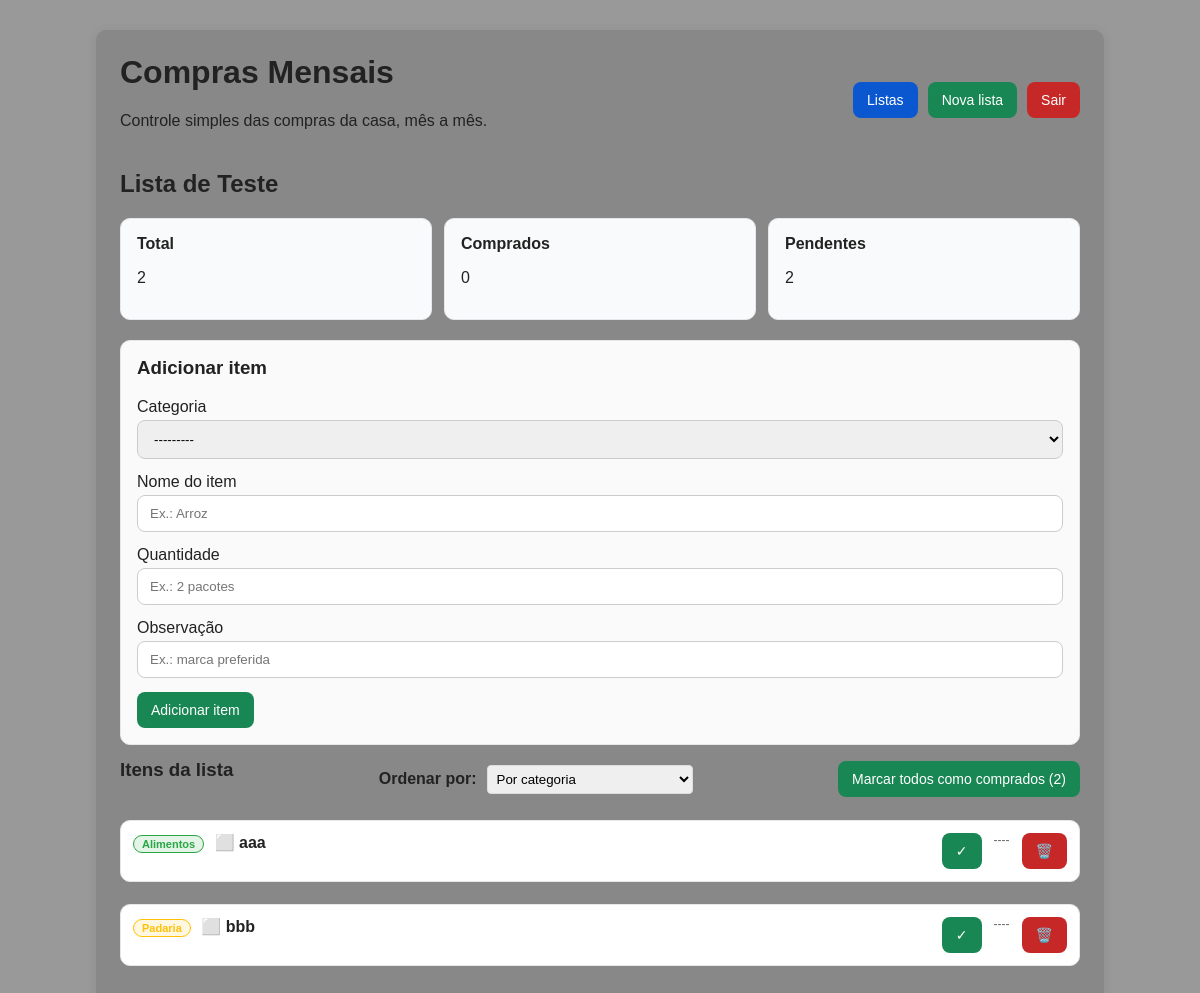
Before: /10/ (signed in) with the older database file.
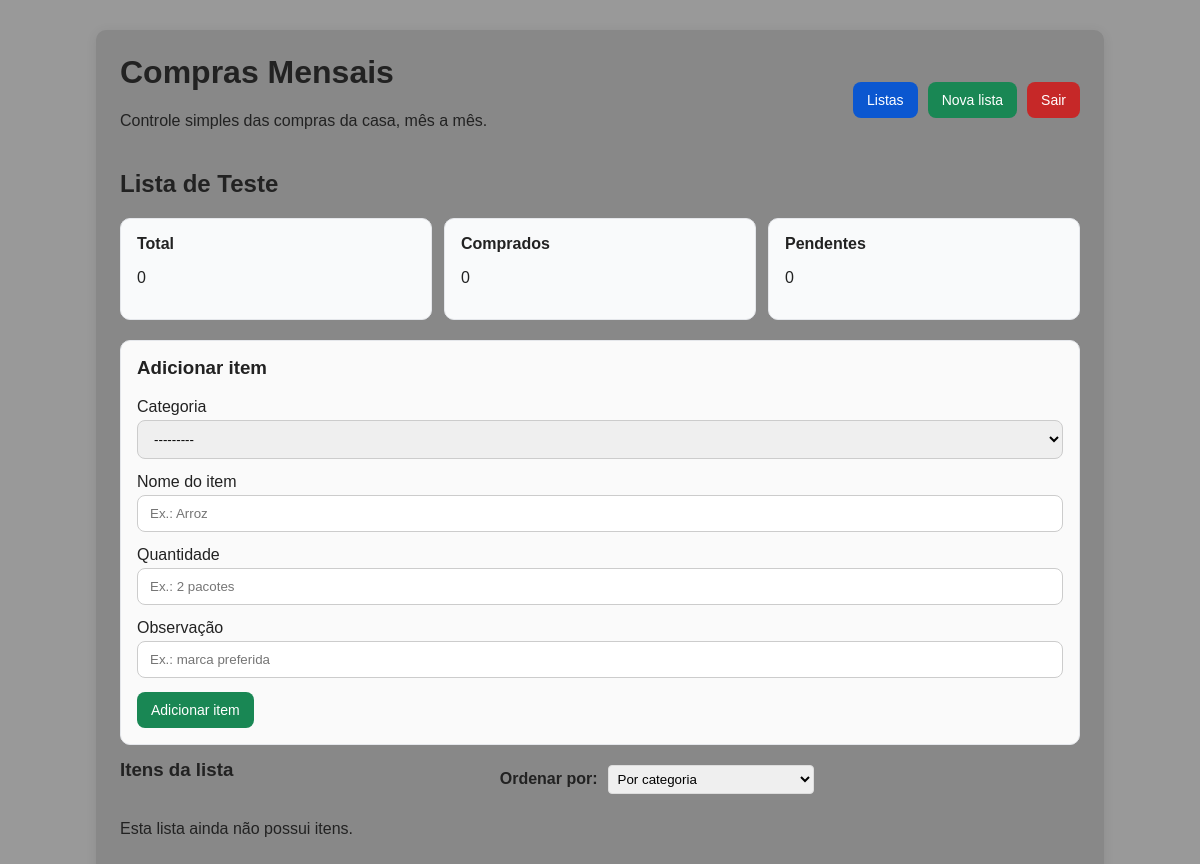
After: the same page with the newer database file.
### compras/models.py (models this page shows, shortened)
class ListaCompraMensal(models.Model):
    MESES = [
        (1, 'Janeiro'),
        (2, 'Fevereiro'),
        (3, 'Março'),
        (4, 'Abril'),
        (5, 'Maio'),
        (6, 'Junho'),
        (7, 'Julho'),
        (8, 'Agosto'),
        (9, 'Setembro'),
        (10, 'Outubro'),
        (11, 'Novembro'),
        (12, 'Dezembro'),
    ]
    mes = models.PositiveSmallIntegerField(choices=MESES, verbose_name='Mês')
    ano = models.PositiveSmallIntegerField(validators=[MinValueValidator(2020)], verbose_name='Ano')
    nome_customizado = models.CharField(max_length=100, blank=True, verbose_name='Nome personalizado')
    anotacao = models.TextField(blank=True, verbose_name='Anotação')
    criado_em = models.DateTimeField(auto_now_add=True, verbose_name='Criado em')
    class Meta:
        constraints = [
            models.UniqueConstraint(fields=['mes', 'ano'], name='unique_mes_ano_lista_compra')
        ]
        ordering = ['-ano', '-mes']
        verbose_name = 'Lista de compra mensal'
        verbose_name_plural = 'Listas de compra mensais'
    def __str__(self):
        return self.nome_customizado if self.nome_customizado else f'{self.get_mes_display()}/{self.ano}'
    @property
    def total_itens(self):
        return self.itens.count()
    @property
    def total_comprados(self):
        return self.itens.filter(comprado=True).count()
    @property
    def total_pendentes(self):
        return self.itens.filter(comprado=False).count()

class ItemCompra(models.Model):
    lista = models.ForeignKey(ListaCompraMensal, on_delete=models.CASCADE, related_name='itens', verbose_name='Lista')
    categoria = models.ForeignKey(Categoria, on_delete=models.SET_NULL, null=True, blank=True, verbose_name='Categoria')
    nome = models.CharField(max_length=100, verbose_name='Nome do item')
    quantidade = models.CharField(max_length=50, blank=True, verbose_name='Quantidade')
    comprado = models.BooleanField(default=False, verbose_name='Comprado')
    observacao = models.CharField(max_length=150, blank=True, verbose_name='Observação')
    criado_em = models.DateTimeField(auto_now_add=True, verbose_name='Criado em')
    class Meta:
        ordering = ['comprado', 'nome']
        verbose_name = 'Item de compra'
        verbose_name_plural = 'Itens de compra'

class Categoria(models.Model):
    nome = models.CharField(max_length=50, unique=True, verbose_name='Nome da categoria')
    cor = models.CharField(max_length=7, default='#007bff', verbose_name='Cor (hexadecimal)')
    criado_em = models.DateTimeField(auto_now_add=True, verbose_name='Criado em')
    class Meta:
        ordering = ['nome']
        verbose_name = 'Categoria'
        verbose_name_plural = 'Categorias'
    def __str__(self):
        return self.nome

### compras/views.py (the view)
# urls.py: path('<int:lista_id>/', views.lista_detail, name='lista_detail'),
@login_required
def lista_detail(request, lista_id):
    lista = get_object_or_404(ListaCompraMensal.objects.prefetch_related('itens'), id=lista_id)
    ordenacao = request.GET.get('ordenacao', 'categoria')
    if ordenacao == 'categoria':
        itens = lista.itens.all().order_by('categoria__nome', 'comprado', 'nome')
    elif ordenacao == 'nome':
        itens = lista.itens.all().order_by('nome', 'comprado')
    else:  # padrão
        itens = lista.itens.all()
    opcoes_ordenacao = [
        ('categoria', 'Por categoria'),
        ('nome', 'Por nome'),
        ('padrao', 'Padrão (comprados primeiro)'),
    ]
    if request.method == 'POST':
        form = ItemCompraForm(request.POST, lista=lista)
        if form.is_valid():
            item = form.save(commit=False)
            item.lista = lista
            item.save()
            messages.success(request, 'Item adicionado com sucesso.')
            return redirect('compras:lista_detail', lista_id=lista.id)
    else:
        form = ItemCompraForm(lista=lista)
    return render(request, 'compras/lista_detalhe.html', {
        'lista': lista,
        'form': form,
        'itens': itens,
        'ordenacao': ordenacao,
        'opcoes_ordenacao': opcoes_ordenacao
    })

### compras/forms.py (shortened to what this page needs)
class ItemCompraForm(forms.ModelForm):
    class Meta:
        model = ItemCompra
        fields = ['categoria', 'nome', 'quantidade', 'observacao']
        widgets = {
            'categoria': forms.Select(attrs={'class': 'form-control'}),
            'nome': forms.TextInput(attrs={'class': 'form-control', 'placeholder': 'Ex.: Arroz'}),
            'quantidade': forms.TextInput(attrs={'class': 'form-control', 'placeholder': 'Ex.: 2 pacotes'}),
            'observacao': forms.TextInput(attrs={'class': 'form-control', 'placeholder': 'Ex.: marca preferida'}),
        }
    def __init__(self, *args, **kwargs):
        self.lista = kwargs.pop('lista', None)
        super().__init__(*args, **kwargs)

### compras/templates/compras/lista_detalhe.html (shortened to what this page needs)
{% extends "compras/base.html" %}
{% block content %}
    <h2>Lista de {{ lista }}</h2>
    <div class="resumo">
        <div class="box">
            <strong>Total</strong>
            <p>{{ lista.total_itens }}</p>
        </div>
        <div class="box">
            <strong>Comprados</strong>
            <p>{{ lista.total_comprados }}</p>
        </div>
        <div class="box">
            <strong>Pendentes</strong>
            <p>{{ lista.total_pendentes }}</p>
        </div>
    </div>
    <div class="card">
        <h3>Adicionar item</h3>
        <form method="post">
            <label for="{{ form.categoria.id_for_label }}">Categoria</label>
            {{ form.categoria }}
            <label for="{{ form.nome.id_for_label }}">Nome do item</label>
            {{ form.nome }}
            <label for="{{ form.quantidade.id_for_label }}">Quantidade</label>
            {{ form.quantidade }}
            <label for="{{ form.observacao.id_for_label }}">Observação</label>
            {{ form.observacao }}
            <button type="submit" class="btn btn-success">Adicionar item</button>
        </form>
    </div>
    <div style="display: flex; justify-content: space-between; align-items: center; margin-bottom: 20px;">
        <h3>Itens da lista</h3>
        <div style="display: flex; align-items: center; gap: 10px;">
            <label for="ordenacao" style="font-weight: bold; margin: 0;">Ordenar por:</label>
            <select id="ordenacao" name="ordenacao" onchange="window.location.href='?ordenacao=' + this.value" style="padding: 5px; border-radius: 4px; border: 1px solid #ddd;">
                {% for valor, texto in opcoes_ordenacao %}
                    <option value="{{ valor }}" {% if ordenacao == valor %}selected{% endif %}>{{ texto }}</option>
                {% endfor %}
            </select>
        </div>
        <div style="display: flex; gap: 10px; flex-wrap: wrap;">
            {% if lista.total_pendentes > 0 %}
                <form method="post" action="{% url 'compras:marcar_todos' lista.id %}" style="display: inline;">
                    <button type="submit" class="btn btn-success" onclick="return confirm('Tem certeza que deseja marcar todos os itens como comprados?')">
                        Marcar todos como comprados ({{ lista.total_pendentes }})
                    </button>
                </form>
            {% endif %}
        </div>
    </div>
    {% if itens %}
        <div class="itens-grid">
        {% for item in itens %}
            <div class="card item-card {% if item.comprado %}item-comprado{% else %}item-pendente{% endif %}">
                <div class="item-linha">
                    <div>
                        <div style="font-weight: bold; margin-bottom: 4px;">
                            {% if item.categoria %}
                                <span class="categoria-tag" style="background-color: {{ item.categoria.cor }}20; color: {{ item.categoria.cor }}; border: 1px solid {{ item.categoria.cor }}; padding: 2px 8px; border-radius: 12px; font-size: 11px; font-weight: bold; margin-right: 6px; display: inline-block;">
                                    {{ item.categoria.nome }}
                                </span>
                            {% endif %}
                            {% if item.comprado %}
                                ✅ <s>{{ item.nome }}</s>
                            {% else %}
                                ⬜ {{ item.nome }}
                            {% endif %}
                        </div>
                    </div>
                    <div class="acoes">
                        <form method="post" action="{% url 'compras:item_toggle' item.id %}">
                            <button type="submit" class="btn {% if item.comprado %}btn-warning{% else %}btn-success{% endif %}">
                                {% if item.comprado %}↩️{% else %}✓{% endif %}
                            </button>
                        </form>
                        <span style="color: #666; font-size: 12px; margin: 0 4px;">----</span>
                        <form method="post" action="{% url 'compras:item_delete' item.id %}">
                            <button type="submit" class="btn btn-danger">🗑️</button>
                        </form>
                    </div>
                </div>
            </div>
        {% endfor %}
        </div>
    {% else %}
        <p>Esta lista ainda não possui itens.</p>
    {% endif %}
{% endblock %}

### compras/templates/compras/base.html (shortened to what this page needs)
<!DOCTYPE html>
<html lang="pt-br">
<head>
</head>
<body>
    <div class="container">
        <div class="topbar">
            <div>
                <h1>Compras Mensais</h1>
                <p>Controle simples das compras da casa, mês a mês.</p>
            </div>
            <div class="menu">
                <a class="btn btn-primary" href="{% url 'compras:lista_list' %}">Listas</a>
                <a class="btn btn-success" href="{% url 'compras:lista_create' %}">Nova lista</a>
                <a class="btn btn-danger" href="{% url 'logout' %}">Sair</a>
            </div>
        </div>
        {% block content %}{% endblock %}
    </div>
</body>
</html>

### compras/templates/compras/base.html (style rules this page uses)
body { font-family: Arial, sans-serif; background: #999999; margin: 0; padding: 0; color: #222; }
.container { width: 90%; max-width: 960px; margin: 30px auto; background: #888888; padding: 24px; border-radius: 10px; box-shadow: 0 2px 12px rgba(0,0,0,.08); }
h1, h2, h3 { margin-top: 0; }
a { text-decoration: none; color: #0b57d0; }
.topbar { display: flex; justify-content: space-between; align-items: center; gap: 16px; margin-bottom: 24px; flex-wrap: wrap; }
.menu { display: flex; gap: 10px; flex-wrap: wrap; }
.btn { display: inline-block; padding: 10px 14px; border-radius: 8px; border: none; cursor: pointer; font-size: 14px; }
.btn-primary { background: #0b57d0; color: white; }
.btn-success { background: #198754; color: white; }
.btn-danger { background: #c62828; color: white; }
.form-control { width: 100%; padding: 10px 12px; margin-top: 4px; margin-bottom: 14px; border: 1px solid #ccc; border-radius: 8px; box-sizing: border-box; }
.card { border: 1px solid #e5e7eb; border-radius: 10px; padding: 16px; margin-bottom: 14px; background: #fafafa; }
.resumo { display: flex; gap: 12px; flex-wrap: wrap; margin-bottom: 20px; }
.resumo .box { flex: 1; min-width: 160px; background: #f9fafb; border: 1px solid #e5e7eb; border-radius: 10px; padding: 16px; }

Changed rows visible on the page:
removed ItemCompra: categoria.nome "Alimentos", nome "aaa"
removed ItemCompra: categoria.nome "Padaria", nome "bbb"
shown differently, row unchanged: ListaCompraMensal "Teste": total_itens "2" → "0"; total_pendentes "2" → "0"; total_pendentes "2" → (not shown)
Other visible differences:
text no longer shown: "Marcar todos como comprados ( )"
text now shown: "Esta lista ainda não possui itens."
